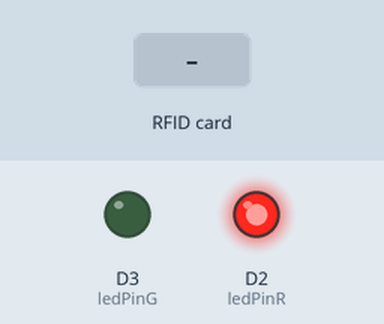
This sketch was run on a simulated ESP8266 (NodeMCU). Parts: output pins drawn as LEDs (lit = HIGH). Inputs (shaded band) come from the test bench. WiFi joins after 1.5 s; servers stay silent unless stated; the Firebase database answers and starts empty; what the sketch prints to the serial monitor is not drawn.

Above: at 0.1 s.
At 4.2 s:
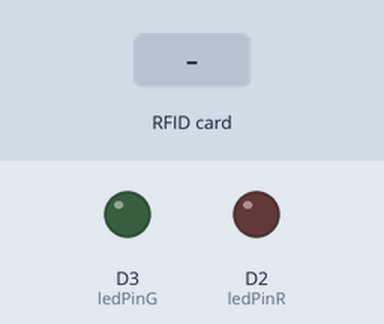
4.3 s: RFID card 5E 7A 19 C4 held to the reader
At 5.1 s:
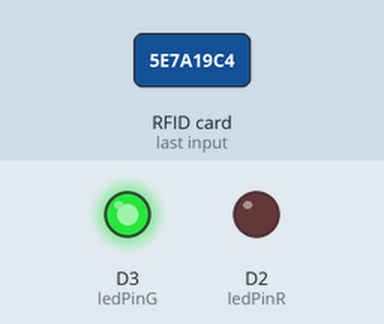
Timing chart, 0 to 7.3 s (numbered marks = the images above; inputs shaded):
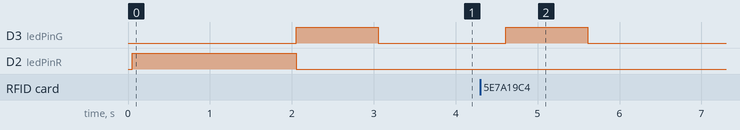

Measured:
- after the input at 4.3 s, D3 (ledPinG): LOW → HIGH after 0.31 s, → LOW 1.0 s later

The sketch:

Prueba_Lector_RFIDESP8266.ino
```cpp
#include <ESP8266WiFi.h>
#include <FirebaseESP8266.h>
#include <SPI.h>
#include <MFRC522.h>

// Pines y configuración de la tarjeta RFID
#define SS_PIN D8
#define RST_PIN D0
MFRC522 rfid(SS_PIN, RST_PIN);
MFRC522::MIFARE_Key key;
byte nuidPICC[4];

// Configuración de Wi-Fi
const char* ssid = "WIFI-ANDREWZZYX";
const char* password = "zvaWm3Yw";

// Configuración de Firebase usando FirebaseConfig y FirebaseAuth
FirebaseData firebaseData;
FirebaseConfig config;
FirebaseAuth auth;

const char* firebaseHost = "quickpay-f9e40-default-rtdb.firebaseio.com";
const char* firebaseAuth = "19PmYFlOsV3BrmkLFxE61XxD9xz2kOLmbkpoUjSd";

// Pines LED
const int ledPinR = D2;
const int ledPinG = D3;

void setup() {
   Serial.begin(9600);
   SPI.begin();
   rfid.PCD_Init();
   pinMode(ledPinR, OUTPUT);
   pinMode(ledPinG, OUTPUT);

   for (byte i = 0; i < 6; i++) {
     key.keyByte[i] = 0xFF;
   }

   // Conexión Wi-Fi
   WiFi.begin(ssid, password);
   Serial.print("Conectando a Wi-Fi");
   digitalWrite(ledPinR, HIGH);
   while (WiFi.status() != WL_CONNECTED) {
      delay(1000);
      Serial.print(".");
   }
   Serial.println();
   Serial.println("Conectado a la red Wi-Fi");
   digitalWrite(ledPinR, LOW);
   digitalWrite(ledPinG, HIGH);
   delay(1000);
   digitalWrite(ledPinG, LOW);

   // Configuración de Firebase
   config.host = firebaseHost;
   config.signer.tokens.legacy_token = firebaseAuth;

   // Iniciar Firebase con config y auth
   Firebase.begin(&config, &auth);
   Firebase.reconnectWiFi(true);
}

void loop() {
    if (!rfid.PICC_IsNewCardPresent()) return;
    if (!rfid.PICC_ReadCardSerial()) return;

    // Verificar tipo de tarjeta
    MFRC522::PICC_Type piccType = rfid.PICC_GetType(rfid.uid.sak);
    if (piccType != MFRC522::PICC_TYPE_MIFARE_MINI && piccType != MFRC522::PICC_TYPE_MIFARE_1K && piccType != MFRC522::PICC_TYPE_MIFARE_4K) {
        Serial.println("Tarjeta no compatible.");
        digitalWrite(ledPinR, HIGH);
        delay(1000);
        digitalWrite(ledPinR, LOW);
        return;
    }

    // Obtener código de tarjeta
    String DatoHex = printHex(rfid.uid.uidByte, rfid.uid.size);
    Serial.print("Código de Tarjeta: ");
    Serial.println(DatoHex);

    // Verificar si el código ya existe en Firebase
    if (Firebase.getString(firebaseData, "/Cards/Tarjeta/" + DatoHex)) {
        if (firebaseData.stringData() == DatoHex) {
            Serial.println("El código ya existe en Firebase. No se enviará.");
            digitalWrite(ledPinR, HIGH);
            delay(1000);
            digitalWrite(ledPinR, LOW);
        } else {
            // Enviar el código a Firebase si no existe
            if (Firebase.setString(firebaseData, "/Cards/Tarjeta/" , DatoHex)) {
                Serial.println("Código enviado a Firebase con éxito.");
                digitalWrite(ledPinG, HIGH);
                delay(1000);
                digitalWrite(ledPinG, LOW);
            } else {
                Serial.print("Error enviando a Firebase: ");
                Serial.println(firebaseData.errorReason());
                digitalWrite(ledPinR, HIGH);
                delay(1000);
                digitalWrite(ledPinR, LOW);
            }
        }
    } else {
        // Si el código no existe, lo enviamos
        if (Firebase.setString(firebaseData, "/Cards/Tarjeta/" , DatoHex)) {
            Serial.println("Código enviado a Firebase con éxito.");
            digitalWrite(ledPinG, HIGH);
            delay(1000);
            digitalWrite(ledPinG, LOW);
        } else {
            Serial.print("Error enviando a Firebase: ");
            Serial.println(firebaseData.errorReason());
            digitalWrite(ledPinR, HIGH);
            delay(1000);
            digitalWrite(ledPinR, LOW);
        }
    }

    rfid.PICC_HaltA();
    rfid.PCD_StopCrypto1();
}

String printHex(byte *buffer, byte bufferSize) {
    String DatoHexAux = "";
    for (byte i = 0; i < bufferSize; i++) {
        if (buffer[i] < 0x10) {
            DatoHexAux += "0";
        }
        DatoHexAux += String(buffer[i], HEX);
    }
    for (int i = 0; i < DatoHexAux.length(); i++) {
        DatoHexAux[i] = toupper(DatoHexAux[i]);
    }
    return DatoHexAux;
}
```
